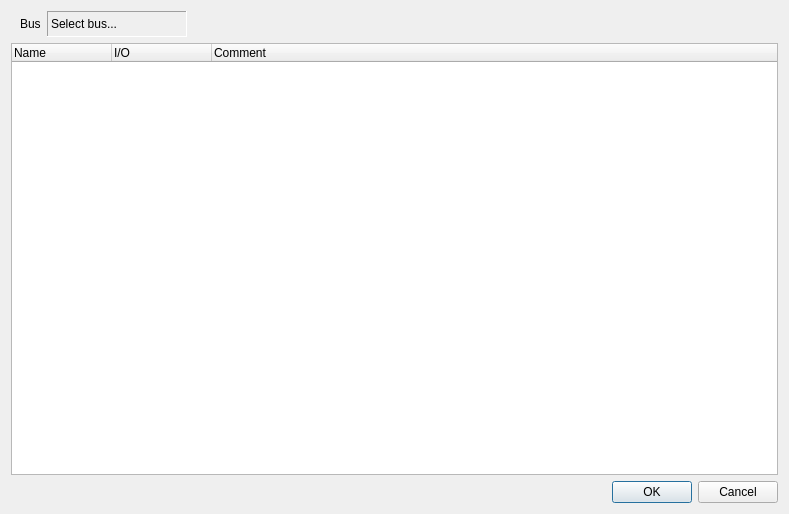
<?xml version="1.0" encoding="UTF-8"?>
<ui version="4.0">
 <class>MeasurementsDialog</class>
 <widget class="QDialog" name="MeasurementsDialog">
  <property name="geometry">
   <rect>
    <x>0</x>
    <y>0</y>
    <width>789</width>
    <height>514</height>
   </rect>
  </property>
  <property name="windowTitle">
   <string>Configure measurement block</string>
  </property>
  <layout class="QVBoxLayout" name="verticalLayout_4">
   <item>
    <widget class="QFrame" name="frame">
     <property name="frameShape">
      <enum>QFrame::Shape::NoFrame</enum>
     </property>
     <property name="frameShadow">
      <enum>QFrame::Shadow::Raised</enum>
     </property>
     <layout class="QHBoxLayout" name="horizontalLayout">
      <property name="topMargin">
       <number>0</number>
      </property>
      <property name="rightMargin">
       <number>0</number>
      </property>
      <property name="bottomMargin">
       <number>0</number>
      </property>
      <item>
       <widget class="QLabel" name="busTitleLabel">
        <property name="text">
         <string>Bus</string>
        </property>
       </widget>
      </item>
      <item>
       <widget class="DeviceSelectionLabel" name="bus_label">
        <property name="sizePolicy">
         <sizepolicy hsizetype="Fixed" vsizetype="Fixed">
          <horstretch>0</horstretch>
          <verstretch>0</verstretch>
         </sizepolicy>
        </property>
        <property name="minimumSize">
         <size>
          <width>140</width>
          <height>26</height>
         </size>
        </property>
        <property name="maximumSize">
         <size>
          <width>260</width>
          <height>16777215</height>
         </size>
        </property>
        <property name="cursor">
         <cursorShape>PointingHandCursor</cursorShape>
        </property>
        <property name="focusPolicy">
         <enum>Qt::FocusPolicy::StrongFocus</enum>
        </property>
        <property name="toolTip">
         <string>Click to select a bus</string>
        </property>
        <property name="frameShape">
         <enum>QFrame::Shape::Panel</enum>
        </property>
        <property name="frameShadow">
         <enum>QFrame::Shadow::Sunken</enum>
        </property>
        <property name="text">
         <string>Select bus...</string>
        </property>
        <property name="margin">
         <number>5</number>
        </property>
       </widget>
      </item>
      <item>
       <spacer name="horizontalSpacer">
        <property name="orientation">
         <enum>Qt::Orientation::Horizontal</enum>
        </property>
        <property name="sizeHint" stdset="0">
         <size>
          <width>40</width>
          <height>20</height>
         </size>
        </property>
       </spacer>
      </item>
     </layout>
    </widget>
   </item>
   <item>
    <widget class="QTreeWidget" name="measurement_tree">
     <property name="sizePolicy">
      <sizepolicy hsizetype="Expanding" vsizetype="MinimumExpanding">
       <horstretch>0</horstretch>
       <verstretch>0</verstretch>
      </sizepolicy>
     </property>
     <property name="alternatingRowColors">
      <bool>true</bool>
     </property>
     <property name="selectionMode">
      <enum>QAbstractItemView::SelectionMode::SingleSelection</enum>
     </property>
     <property name="rootIsDecorated">
      <bool>true</bool>
     </property>
     <column>
      <property name="text">
       <string>Name</string>
      </property>
     </column>
     <column>
      <property name="text">
       <string>I/O</string>
      </property>
     </column>
     <column>
      <property name="text">
       <string>Comment</string>
      </property>
     </column>
    </widget>
   </item>
   <item>
    <widget class="QDialogButtonBox" name="button_box">
     <property name="standardButtons">
      <set>QDialogButtonBox::StandardButton::Cancel|QDialogButtonBox::StandardButton::Ok</set>
     </property>
    </widget>
   </item>
  </layout>
 </widget>
 <customwidgets>
  <customwidget>
   <class>DeviceSelectionLabel</class>
   <extends>QLabel</extends>
   <header>VeraGrid.Gui.DynamicModelEditor.Editor.ElementDialogues.MeasurementsDialog.measurement_widgets</header>
  </customwidget>
 </customwidgets>
 <resources/>
 <connections/>
</ui>
